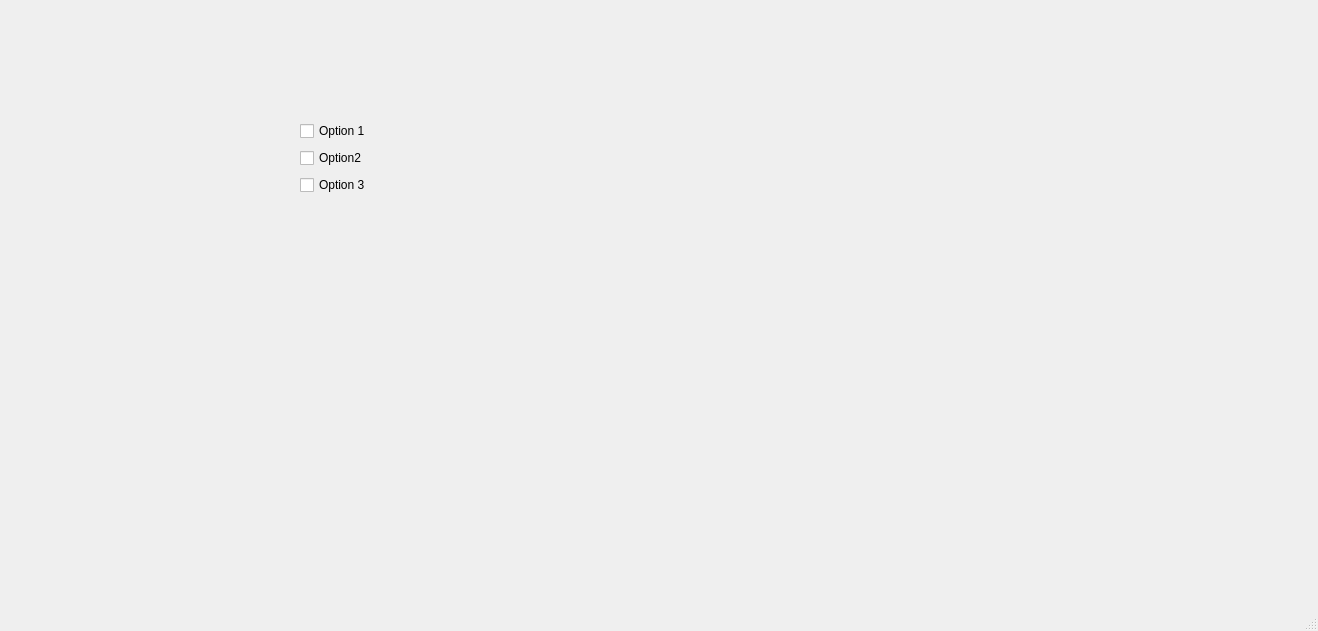
<?xml version="1.0" encoding="UTF-8"?>
<ui version="4.0">
 <class>MainWindow</class>
 <widget class="QMainWindow" name="MainWindow">
  <property name="geometry">
   <rect>
    <x>0</x>
    <y>0</y>
    <width>1318</width>
    <height>631</height>
   </rect>
  </property>
  <property name="windowTitle">
   <string>MainWindow</string>
  </property>
  <widget class="QWidget" name="centralwidget">
   <widget class="QWidget" name="">
    <property name="geometry">
     <rect>
      <x>300</x>
      <y>120</y>
      <width>77</width>
      <height>76</height>
     </rect>
    </property>
    <layout class="QVBoxLayout" name="verticalLayout">
     <item>
      <widget class="QCheckBox" name="chkbx_1">
       <property name="text">
        <string>Option 1</string>
       </property>
      </widget>
     </item>
     <item>
      <widget class="QCheckBox" name="chkbx_2">
       <property name="text">
        <string>Option2</string>
       </property>
      </widget>
     </item>
     <item>
      <widget class="QCheckBox" name="chkbx_3">
       <property name="text">
        <string>Option 3</string>
       </property>
      </widget>
     </item>
    </layout>
   </widget>
  </widget>
  <widget class="QMenuBar" name="menubar">
   <property name="geometry">
    <rect>
     <x>0</x>
     <y>0</y>
     <width>1318</width>
     <height>26</height>
    </rect>
   </property>
  </widget>
  <widget class="QStatusBar" name="statusbar"/>
 </widget>
 <resources/>
 <connections/>
</ui>
